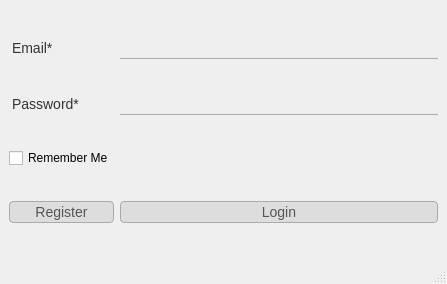
<?xml version="1.0" encoding="UTF-8"?>
<ui version="4.0">
 <class>MainWindow</class>
 <widget class="QMainWindow" name="MainWindow">
  <property name="geometry">
   <rect>
    <x>0</x>
    <y>0</y>
    <width>447</width>
    <height>284</height>
   </rect>
  </property>
  <property name="windowTitle">
   <string>Login</string>
  </property>
  <property name="styleSheet">
   <string notr="true"/>
  </property>
  <widget class="QWidget" name="centralwidget">
   <layout class="QGridLayout" name="gridLayout">
    <item row="5" column="0">
     <widget class="QPushButton" name="RegisterButton">
      <property name="styleSheet">
       <string notr="true">QPushButton{
	background-color: #ddd;
	border: 1px solid #aaa;
	color: #555;
	box-sizing: border-box;
	font-family: 'Arvo';
	font-size: 14px;
	padding: 2px 0px;
	border-radius: 4px;
}

QPushButton:hover {   
	background-color: #bbf;
	border: 1px solid #000;
	color: #fff;
	box-sizing: border-box;
	font-family: 'Arvo';
	font-size: 14px;
	padding: 2px 0px;
	border-radius: 4px;
}

</string>
      </property>
      <property name="text">
       <string>Register</string>
      </property>
     </widget>
    </item>
    <item row="2" column="0">
     <widget class="QLabel" name="EmailLabel">
      <property name="styleSheet">
       <string notr="true">QLabel{
	background-color: transparent;
	color: #333;
	font-family: 'Arvo';
	font-size: 14px;
	font-weight: 400;
	padding: 2px 0px;
}

</string>
      </property>
      <property name="text">
       <string>Email*</string>
      </property>
     </widget>
    </item>
    <item row="3" column="1">
     <widget class="QLineEdit" name="PassLine">
      <property name="styleSheet">
       <string notr="true">QLineEdit{
	background-color: transparent;
	border: none;
	border-bottom: 1px solid #aaa;
	color: #555;
	box-sizing: border-box;
	font-family: 'Arvo';
	font-size: 14px;
	padding: 2px 0px;
}

QLineEdit:hover {   
	background-color: transparent;
	border: none;
	border-bottom: 1px solid #000;
	color: #555;
	box-sizing: border-box;
	font-family: 'Arvo';
	font-size: 14px;
	padding: 2px 0px;
}
</string>
      </property>
      <property name="echoMode">
       <enum>QLineEdit::Password</enum>
      </property>
     </widget>
    </item>
    <item row="3" column="0">
     <widget class="QLabel" name="PassLabel">
      <property name="styleSheet">
       <string notr="true">QLabel{
	background-color: transparent;
	color: #333;
	font-family: 'Arvo';
	font-size: 14px;
	font-weight: 400;
	padding: 2px 0px;
}

</string>
      </property>
      <property name="text">
       <string>Password*</string>
      </property>
     </widget>
    </item>
    <item row="4" column="0">
     <widget class="QCheckBox" name="checkBox_remember_me">
      <property name="styleSheet">
       <string notr="true">QLabel{
	background-color: transparent;
	color: #333;
	font-family: 'Arvo';
	font-size: 14px;
	font-weight: 400;
	padding: 2px 0px;
}

</string>
      </property>
      <property name="text">
       <string>Remember Me</string>
      </property>
     </widget>
    </item>
    <item row="5" column="1">
     <widget class="QPushButton" name="LoginButton">
      <property name="styleSheet">
       <string notr="true">QPushButton{
	background-color: #ddd;
	border: 1px solid #aaa;
	color: #555;
	box-sizing: border-box;
	font-family: 'Arvo';
	font-size: 14px;
	padding: 2px 0px;
	border-radius: 4px;
}

QPushButton:hover {   
	background-color: #bbf;
	border: 1px solid #000;
	color: #fff;
	box-sizing: border-box;
	font-family: 'Arvo';
	font-size: 14px;
	padding: 2px 0px;
	border-radius: 4px;
}

</string>
      </property>
      <property name="text">
       <string>Login</string>
      </property>
     </widget>
    </item>
    <item row="2" column="1">
     <widget class="QLineEdit" name="EmailLine">
      <property name="styleSheet">
       <string notr="true">QLineEdit{
	background-color: transparent;
	border: none;
	border-bottom: 1px solid #aaa;
	color: #555;
	box-sizing: border-box;
	font-family: 'Arvo';
	font-size: 14px;
	padding: 2px 0px;
}

QLineEdit:hover {   
	background-color: transparent;
	border: none;
	border-bottom: 1px solid #000;
	color: #555;
	box-sizing: border-box;
	font-family: 'Arvo';
	font-size: 14px;
	padding: 2px 0px;
}
</string>
      </property>
     </widget>
    </item>
   </layout>
  </widget>
  <widget class="QStatusBar" name="statusbar"/>
 </widget>
 <resources/>
 <connections/>
</ui>
